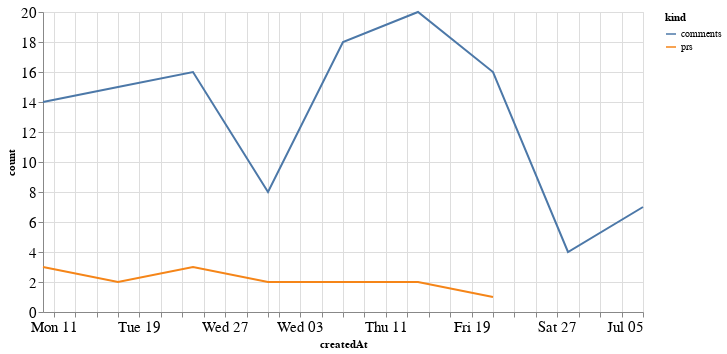

Source (notebook cell):
### Code cell
alt.Chart(total_time, width=600).mark_line().encode(
    x='createdAt',
    y='count',
    color='kind'
)

### Figure 1 — Vega-Lite specification as saved in the notebook (floating-point values rounded to 4 significant figures)
{"config": {"axisLeft": {"labelFontSize": 15}, "axisBottom": {"labelFontSize": 15}}, "data": {"name": "data-497d951b2496d8584c3a0f9e8d114595"}, "mark": "line", "encoding": {"color": {"type": "nominal", "field": "kind"}, "x": {"type": "temporal", "field": "createdAt"}, "y": {"type": "quantitative", "field": "count"}}, "width": 600, "$schema": "https://vega.github.io/schema/vega-lite/v4.8.1.json", "datasets": {"data-497d951b2496d8584c3a0f9e8d114595": [{"createdAt": "2020-05-10T00:00:00", "kind": "prs", "count": 3.0}, {"createdAt": "2020-05-17T00:00:00", "kind": "prs", "count": 2.0}, {"createdAt": "2020-05-24T00:00:00", "kind": "prs", "count": 3.0}, {"createdAt": "2020-05-31T00:00:00", "kind": "prs", "count": 2.0}, {"createdAt": "2020-06-07T00:00:00", "kind": "prs", "count": 2.0}, {"createdAt": "2020-06-14T00:00:00", "kind": "prs", "count": 2.0}, {"createdAt": "2020-06-21T00:00:00", "kind": "prs", "count": 1.0}, {"createdAt": "2020-06-28T00:00:00", "kind": "prs", "count": null}, {"createdAt": "2020-07-05T00:00:00", "kind": "prs", "count": null}, {"createdAt": "2020-05-10T00:00:00", "kind": "comments", "count": 14.0}, {"createdAt": "2020-05-17T00:00:00", "kind": "comments", "count": 15.0}, {"createdAt": "2020-05-24T00:00:00", "kind": "comments", "count": 16.0}, {"createdAt": "2020-05-31T00:00:00", "kind": "comments", "count": 8.0}, {"createdAt": "2020-06-07T00:00:00", "kind": "comments", "count": 18.0}, {"createdAt": "2020-06-14T00:00:00", "kind": "comments", "count": 20.0}, {"createdAt": "2020-06-21T00:00:00", "kind": "comments", "count": 16.0}, {"createdAt": "2020-06-28T00:00:00", "kind": "comments", "count": 4.0}, {"createdAt": "2020-07-05T00:00:00", "kind": "comments", "count": 7.0}]}}
